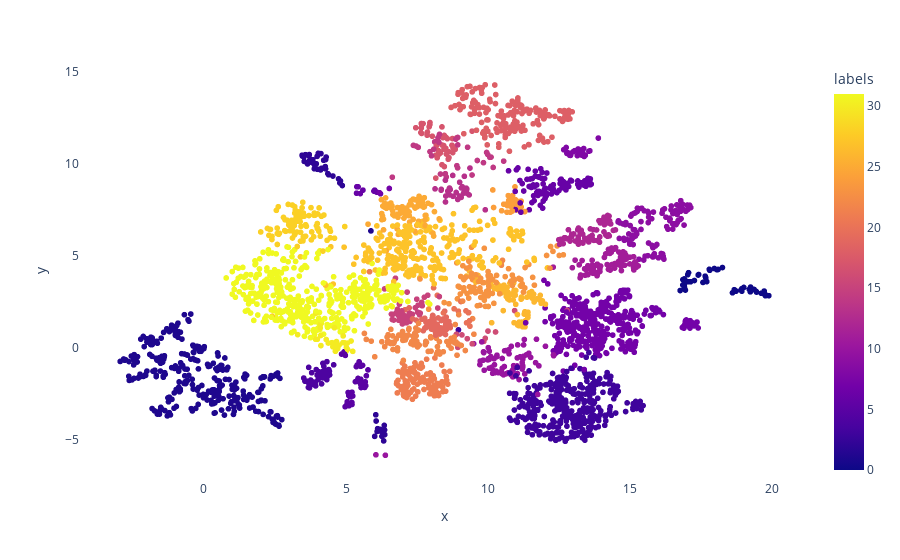

Write notebook code for a chart like this one.
### Markdown cell above
## Visualization

Put everything together and visualize the clusters + their corresponding topic

### Code cell
# create topic data to figure out which topics are assigned to each sentence 
docs_topic = docs_df.merge(topic_sizes, on=['Topic'])
topic_data = pd.concat([df_dict, docs_topic], axis=1)

df_all = visualize_clusters_interactive(embeddings=embeddings, 
                                        topic_data=topic_data,
                                        hover_data=['measures', 'questions', 'domains', 'Topic'], # 'Topic', 'datadic',
                                        cluster=cluster, 
                                        n_neighbors=20,
                                        min_dist=0.8,
                                        n_components=2
                                       )

### Figure 1 — Plotly figure (JSON) as saved in the notebook; plotly's stock layout.template omitted (floating-point values rounded to 4 significant figures; data arrays with more than 128 entries replaced by an {"elided": "..."} marker saying what was removed)
{"data": [{"customdata": {"elided": "3312x4 mixed values"}, "hovertemplate": "x=%{x}<br>y=%{y}<br>measures=%{customdata[0]}<br>questions=%{customdata[1]}<br>domains=%{customdata[2]}<br>Topic=%{customdata[3]}<br>labels=%{marker.color}<extra></extra>", "legendgroup": "", "marker": {"color": {"elided": "3312 int values"}, "coloraxis": "coloraxis", "symbol": "circle"}, "mode": "markers", "name": "", "showlegend": false, "type": "scattergl", "x": {"elided": "3312 float values"}, "xaxis": "x", "y": {"elided": "3312 float values"}, "yaxis": "y"}], "layout": {"coloraxis": {"colorbar": {"title": {"text": "labels"}}, "colorscale": [[0, "#0d0887"], [0.1111, "#46039f"], [0.2222, "#7201a8"], [0.3333, "#9c179e"], [0.4444, "#bd3786"], [0.5556, "#d8576b"], [0.6667, "#ed7953"], [0.7778, "#fb9f3a"], [0.8889, "#fdca26"], [1, "#f0f921"]]}, "legend": {"tracegroupgap": 0}, "margin": {"t": 60}, "paper_bgcolor": "rgba(0,0,0,0)", "plot_bgcolor": "rgba(0,0,0,0)", "xaxis": {"anchor": "y", "domain": [0, 1], "title": {"text": "x"}}, "yaxis": {"anchor": "x", "domain": [0, 1], "title": {"text": "y"}}}}
